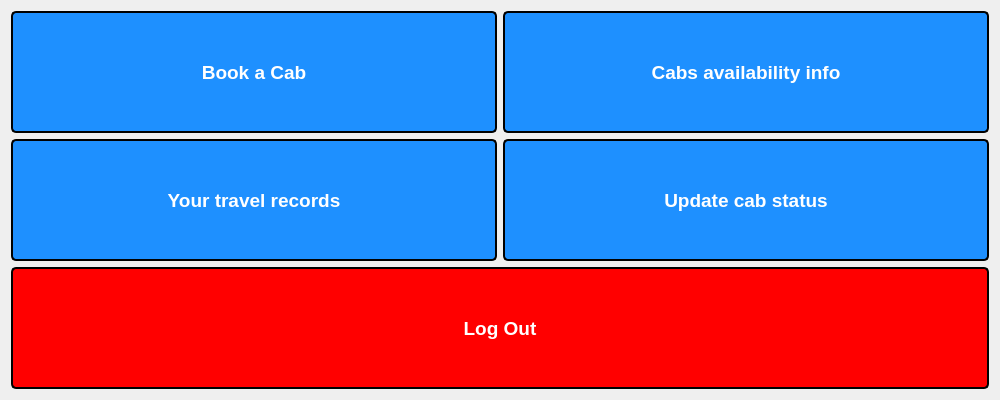
<?xml version="1.0" encoding="UTF-8"?>
<ui version="4.0">
 <class>Customer_services</class>
 <widget class="QDialog" name="Customer_services">
  <property name="geometry">
   <rect>
    <x>0</x>
    <y>0</y>
    <width>1000</width>
    <height>400</height>
   </rect>
  </property>
  <property name="windowTitle">
   <string>Passenger Services</string>
  </property>
  <property name="styleSheet">
   <string notr="true">QPushButton {
  background-color: #1E90FF;
  color: white;
  border-radius: 5px;
  padding: 10px;
  font-weight: bold;
  border: 2px solid black;
}

QPushButton:hover {
  background-color: rgb(166, 98, 200);
  font-style: italic;
  border: 2px solid white;
  color:black;
}

QPushButton:pressed {
  background-color: #008080;
  font-weight: bold;
  color: white;
  border: 2px solid white;
}
</string>
  </property>
  <layout class="QGridLayout" name="gridLayout">
   <item row="0" column="1">
    <widget class="QPushButton" name="pushButton_customer_cabstatus">
     <property name="sizePolicy">
      <sizepolicy hsizetype="Minimum" vsizetype="Preferred">
       <horstretch>0</horstretch>
       <verstretch>0</verstretch>
      </sizepolicy>
     </property>
     <property name="font">
      <font>
       <pointsize>14</pointsize>
       <bold>true</bold>
      </font>
     </property>
     <property name="text">
      <string>Cabs availability info</string>
     </property>
    </widget>
   </item>
   <item row="1" column="0">
    <widget class="QPushButton" name="pushButton_customer_travelrecord">
     <property name="sizePolicy">
      <sizepolicy hsizetype="Minimum" vsizetype="Preferred">
       <horstretch>0</horstretch>
       <verstretch>0</verstretch>
      </sizepolicy>
     </property>
     <property name="font">
      <font>
       <pointsize>14</pointsize>
       <bold>true</bold>
      </font>
     </property>
     <property name="text">
      <string>Your travel records</string>
     </property>
    </widget>
   </item>
   <item row="1" column="1">
    <widget class="QPushButton" name="pushButton_customer_updatestatus">
     <property name="sizePolicy">
      <sizepolicy hsizetype="Minimum" vsizetype="Preferred">
       <horstretch>0</horstretch>
       <verstretch>0</verstretch>
      </sizepolicy>
     </property>
     <property name="font">
      <font>
       <pointsize>14</pointsize>
       <bold>true</bold>
      </font>
     </property>
     <property name="text">
      <string>Update cab status</string>
     </property>
    </widget>
   </item>
   <item row="0" column="0">
    <widget class="QPushButton" name="pushButton_customer_booking">
     <property name="sizePolicy">
      <sizepolicy hsizetype="Minimum" vsizetype="Preferred">
       <horstretch>0</horstretch>
       <verstretch>0</verstretch>
      </sizepolicy>
     </property>
     <property name="font">
      <font>
       <pointsize>14</pointsize>
       <bold>true</bold>
      </font>
     </property>
     <property name="text">
      <string>Book a Cab</string>
     </property>
    </widget>
   </item>
   <item row="2" column="0" colspan="2">
    <widget class="QPushButton" name="pushButton_customer_logout">
     <property name="sizePolicy">
      <sizepolicy hsizetype="Minimum" vsizetype="Preferred">
       <horstretch>0</horstretch>
       <verstretch>0</verstretch>
      </sizepolicy>
     </property>
     <property name="font">
      <font>
       <pointsize>14</pointsize>
       <bold>true</bold>
      </font>
     </property>
     <property name="styleSheet">
      <string notr="true">QPushButton {
  background-color: red;
  color: white;
  border-radius: 5px;
  padding: 10px;
  font-weight: bold;
  border: 2px solid black;
}

QPushButton:hover {
  background-color: rgb(166, 98, 200);
  font-style: italic;
  border: 2px solid white;
  color:black;
}

QPushButton:pressed {
  background-color: #008080;
  font-weight: bold;
  color: white;
  border: 2px solid white;
}
</string>
     </property>
     <property name="text">
      <string>Log Out</string>
     </property>
    </widget>
   </item>
  </layout>
 </widget>
 <resources/>
 <connections/>
</ui>
